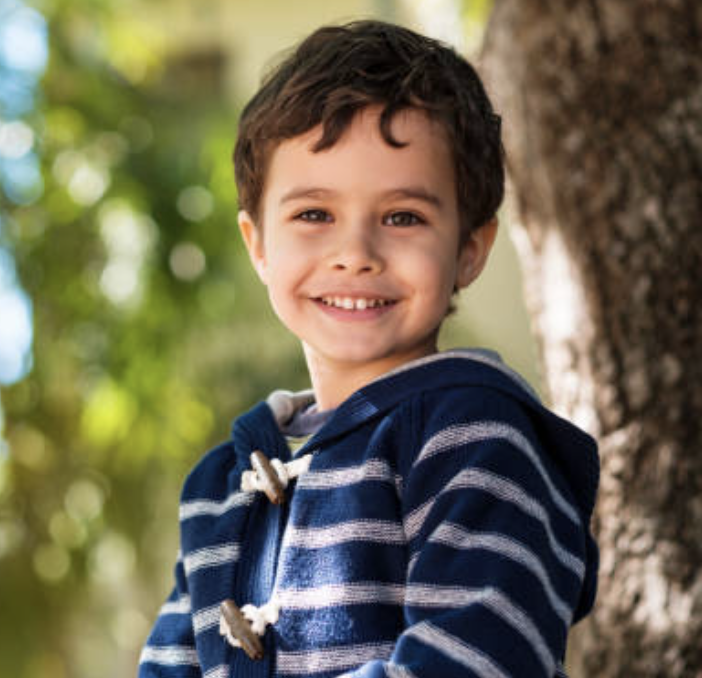
#> input picture backend/assets/child1.png, 702 x 678 px
$ python test_face_swap.py --child assets/child1.png --illustration templates/wonderland-book/pages/page_01_base.jpg
#> lines starting #> are read from the running program, lines starting #| are printed output that depends on the picture; after the words box and inside, x2 and y2 are one past the last pixel; in counts of white or black regions, pixels touching at a corner belong together
#|     Child: assets/child1.png (702x678)
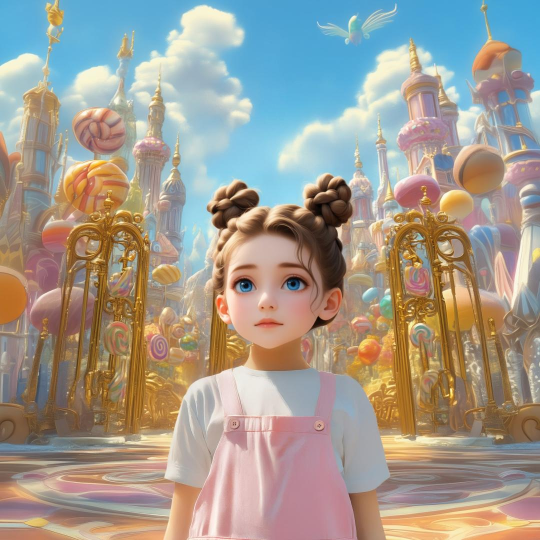
#> input picture backend/templates/wonderland-book/pages/page_01_base.jpg, 1080 x 1080 px (shown at 1/2 size)
#> in main, illustration_pil is the input picture: PIL image 1080x1080 RGB; mean R, G, B 161.7, 154.4, 143.3
#|     Illustration: templates/wonderland-book/pages/page_01_base.jpg (1080x1080)
### backend/app/inference/comfy_runner.py
import io
import json
import time
import uuid
import base64
import requests
import random
from PIL import Image
from typing import Any, Dict, Optional
import os
from ..config import settings
from ..logger import logger

# [308 lines left out: functions pil_to_base64, base64_to_pil, build_comfy_workflow, not called in this run]

def upload_image_to_comfy(img: Image.Image, filename: str, server_address: str) -> str:
    """Upload an image to ComfyUI server and return the filename"""
    try:
        buf = io.BytesIO()
        img.save(buf, format="PNG")
        buf.seek(0)

        files = {
            "image": (filename, buf, "image/png")
        }
        data = {
            "overwrite": "true"
        }

        response = requests.post(f"{server_address}/upload/image", files=files, data=data, timeout=120)
        response.raise_for_status()
        result = response.json()

        uploaded_name = result.get("name", filename)
        logger.info(f"Uploaded image to ComfyUI: {uploaded_name}")
        return uploaded_name
    except Exception as e:
        logger.error(f"Failed to upload image to ComfyUI: {e}")
        raise

# [71 lines left out: function _add_face_alpha_channel, not called in this run]


def _build_face_mask(pil_img: Image.Image) -> Image.Image:
    """
    Build a grayscale face mask (L) for an illustration image.

    This is used to feed ComfyUI workflows that expect an explicit mask image and use
    `ImageToMask(channel=red)`.
    """
    try:
        import numpy as np
        import cv2

        rgb = pil_img.convert("RGB")
        img_np = np.array(rgb)
        img_bgr = cv2.cvtColor(img_np, cv2.COLOR_RGB2BGR)
        gray = cv2.cvtColor(img_bgr, cv2.COLOR_BGR2GRAY)
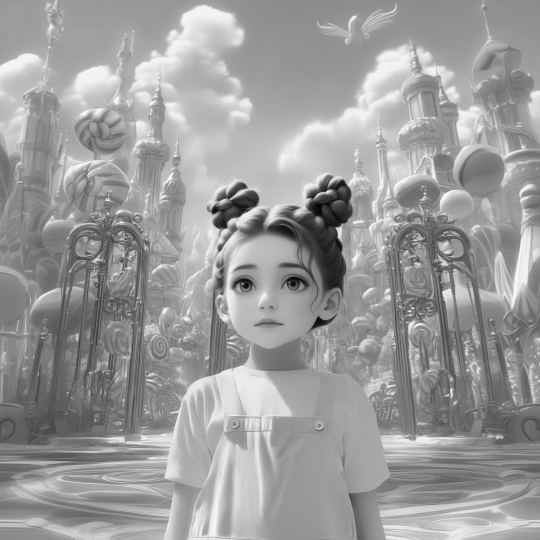
#> gray: shape (1080, 1080) (shown at 1/2 size); min 1, max 254, mean 155.3

        h, w = img_np.shape[:2]
#> h = 1080; w = 1080

        x1 = y1 = x2 = y2 = None
        try:
            cascade_path = cv2.data.haarcascades + "haarcascade_frontalface_default.xml"
            cascade = cv2.CascadeClassifier(cascade_path)
            dets = cascade.detectMultiScale(gray, scaleFactor=1.1, minNeighbors=5, minSize=(48, 48))
#> dets = [[901, 208, 97, 97], [418, 469, 248, 248]]
            if len(dets) > 0:
                dets = sorted(dets, key=lambda r: r[2] * r[3], reverse=True)
#> dets = [[418, 469, 248, 248], [901, 208, 97, 97]]
                x, y, bw, bh = dets[0]
#> x = 418; y = 469; bw = 248; bh = 248
                x1, y1, x2, y2 = int(x), int(y), int(x + bw), int(y + bh)
#> x1 = 418; y1 = 469; x2 = 666; y2 = 717
        except Exception:
            x1 = y1 = x2 = y2 = None

        if x1 is None or y1 is None or x2 is None or y2 is None or x2 <= x1 or y2 <= y1:
            # Fallback: centered ellipse in the upper half of the page.
            cx = w // 2
            cy = int(h * 0.45)
            ax = max(1, int(w * 0.18))
            ay = max(1, int(h * 0.22))
        else:
            bw = x2 - x1
            bh = y2 - y1
            cx = x1 + bw // 2
#> cx = 542
            cy = y1 + int(bh * 0.55)
#> cy = 605
            ax = max(1, int(bw * 0.8))
#> ax = 198
            ay = max(1, int(bh * 1.1))
#> ay = 272

        mask = np.zeros((h, w), dtype=np.uint8)
        cv2.ellipse(mask, (int(cx), int(cy)), (int(ax), int(ay)), 0, 0, 360, 255, -1)
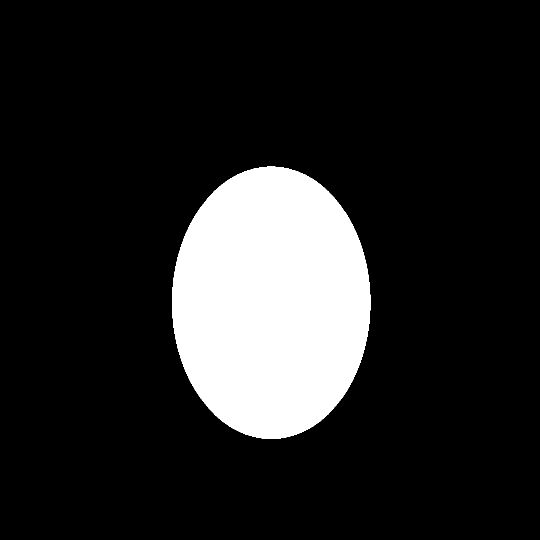
#> mask: shape (1080, 1080) (shown at 1/2 size); 14.5% white; 1 white region, box (x1, y1, x2, y2) and area: (344, 333, 741, 878) 169689

        # Blur radius proportional to image size; tuned for 850px previews and larger.
        sigma = max(8, int(min(w, h) * 0.03))
#> sigma = 32
        mask = cv2.GaussianBlur(mask, (0, 0), sigmaX=sigma, sigmaY=sigma)
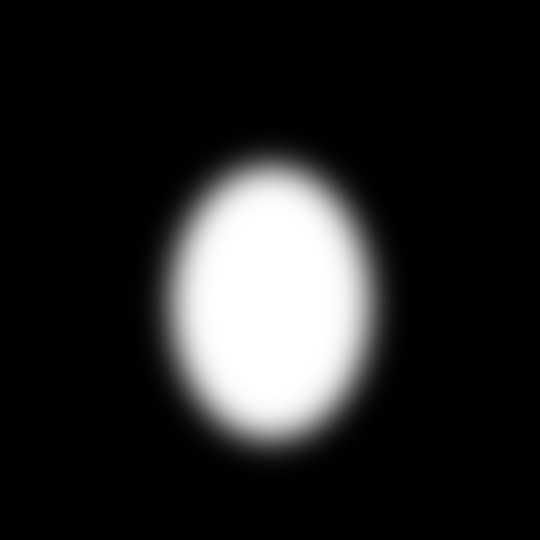
#> mask: shape (1080, 1080) (shown at 1/2 size); min 0, max 255, mean 37.1

        return Image.fromarray(mask)
    except Exception as e:
        logger.warning(f"Failed to build face mask, falling back to PIL mask: {e}")
        try:
            from PIL import ImageDraw, ImageFilter

            w, h = pil_img.size
            mask = Image.new("L", (w, h), 0)
            draw = ImageDraw.Draw(mask)
            cx = w // 2
            cy = int(h * 0.45)
            ax = max(1, int(w * 0.18))
            ay = max(1, int(h * 0.22))
            draw.ellipse((cx - ax, cy - ay, cx + ax, cy + ay), fill=255)
            radius = max(2, int(min(w, h) * 0.03))
            return mask.filter(ImageFilter.GaussianBlur(radius=radius))
        except Exception:
            # Last resort: full mask (avoid crashing the workflow).
            return Image.new("L", pil_img.size, 255)

# [87 lines left out: functions queue_prompt, get_image_result, not called in this run]

def submit_face_transfer(
    child_pil: Image.Image,
    illustration_pil: Image.Image,
    prompt: str,
    negative_prompt: str = "",
    mask_pil: Optional[Image.Image] = None,
    seed: Optional[int] = None,
) -> str:
    """
    Upload images and queue a face transfer prompt in ComfyUI.
    Returns prompt_id without waiting for the result.
    """
    server_address = settings.COMFY_BASE_URL.rstrip("/")
    logger.info(f"Starting face transfer with ComfyUI: {server_address}")

    if mask_pil is None:
        mask_pil = _build_face_mask(illustration_pil)

    illustration_prepared = illustration_pil.convert("RGB")
    child_filename = f"child_{uuid.uuid4().hex}.png"
    illustration_filename = f"illustration_{uuid.uuid4().hex}.png"

    child_uploaded = upload_image_to_comfy(child_pil, child_filename, server_address)
    illustration_uploaded = upload_image_to_comfy(illustration_prepared, illustration_filename, server_address)
    mask_pil_rgb = mask_pil.convert("RGB")
    mask_filename_gen = f"mask_{uuid.uuid4().hex}.png"
    mask_filename = upload_image_to_comfy(mask_pil_rgb, mask_filename_gen, server_address)

    logger.info(f"Sending prompt to ComfyUI - Positive: {prompt}")
    logger.info(f"Sending prompt to ComfyUI - Negative: {negative_prompt}")

    workflow = build_comfy_workflow(
        child_uploaded,
        illustration_uploaded,
        prompt,
        negative_prompt,
        mask_filename=mask_filename,
        use_alpha_for_mask=False,
        seed=seed,
    )

    prompt_id = queue_prompt(workflow, server_address)
    return prompt_id


# [8 lines left out: function collect_face_transfer, not called in this run]


def run_face_transfer_comfy_api(
    child_pil: Image.Image,
    illustration_pil: Image.Image,
    prompt: str,
    negative_prompt: str = "",
    mask_pil: Optional[Image.Image] = None,
    seed: Optional[int] = None,
) -> Image.Image:
    """
    Run face transfer using ComfyUI REST API (submit + wait).
    """
    prompt_id = submit_face_transfer(child_pil, illustration_pil, prompt, negative_prompt, mask_pil, seed)
    return collect_face_transfer(prompt_id)

# [159 lines left out: functions run_face_transfer_local, run_face_transfer, not called in this run]

### backend/test_face_swap.py
#!/usr/bin/env python3
"""
Test face swap with ComfyUI.

Usage:
  python test_face_swap.py --child assets/child1.png --illustration templates/wonderland-book/pages/page_01_base.jpg
  python test_face_swap.py --child assets/child1.png --illustration templates/wonderland-book/pages/page_01_base.jpg --mask masks/mask_page_01.png
"""

import argparse
import sys
import os

# Add backend to path
sys.path.insert(0, os.path.dirname(os.path.abspath(__file__)))

from PIL import Image
from app.config import settings


def main():
    parser = argparse.ArgumentParser(description="Test ComfyUI face swap")
    parser.add_argument("--child", required=True, help="Path to child photo (source face)")
    parser.add_argument("--illustration", required=True, help="Path to illustration (target)")
    parser.add_argument("--mask", help="Path to mask (optional, will auto-generate if not provided)")
    parser.add_argument("--output", default="test_output/face_swap_result.png", help="Output path")
    parser.add_argument("--prompt", default="a young girl in a magical wonderland", help="Positive prompt")
    parser.add_argument("--negative", default="deformed, ugly, bad anatomy", help="Negative prompt")

    args = parser.parse_args()

    print(f"\n{'='*60}")
    print(f"  ComfyUI Face Swap Test")
    print(f"{'='*60}")
    print(f"\n  ComfyUI URL: {settings.COMFY_BASE_URL}")

    # Load images
    print(f"\n  Loading images...")

    child_pil = Image.open(args.child).convert("RGB")
    print(f"    Child: {args.child} ({child_pil.size[0]}x{child_pil.size[1]})")

    illustration_pil = Image.open(args.illustration).convert("RGB")
    print(f"    Illustration: {args.illustration} ({illustration_pil.size[0]}x{illustration_pil.size[1]})")

    mask_pil = None
    if args.mask:
        mask_pil = Image.open(args.mask).convert("L")
        print(f"    Mask: {args.mask} ({mask_pil.size[0]}x{mask_pil.size[1]})")
    else:
        print(f"    No mask provided - will auto-generate")

    print(f"\n  Prompt: {args.prompt}")
    print(f"  Negative: {args.negative}")

    # Import here to avoid loading everything on --help
    from app.inference.comfy_runner import run_face_transfer_comfy_api

    print(f"\n  Starting face transfer...")
    print(f"  (this may take 30-120 seconds)")

    try:
        result = run_face_transfer_comfy_api(
            child_pil=child_pil,
            illustration_pil=illustration_pil,
            prompt=args.prompt,
            negative_prompt=args.negative,
            mask_pil=mask_pil,
        )

        # Save result
        os.makedirs(os.path.dirname(args.output), exist_ok=True)
        result.save(args.output)
        print(f"\n  Success!")
        print(f"  Saved: {args.output}")

    except Exception as e:
        print(f"\n  Error: {e}")
        import traceback
        traceback.print_exc()
        return 1

    print(f"\n{'='*60}\n")
    return 0


if __name__ == "__main__":
    sys.exit(main())
#> (the call stopped at in upload_image_to_comfy, `response = requests.post(f"{server_address}/upload/image", files=files..`: requests is not available in this run)
